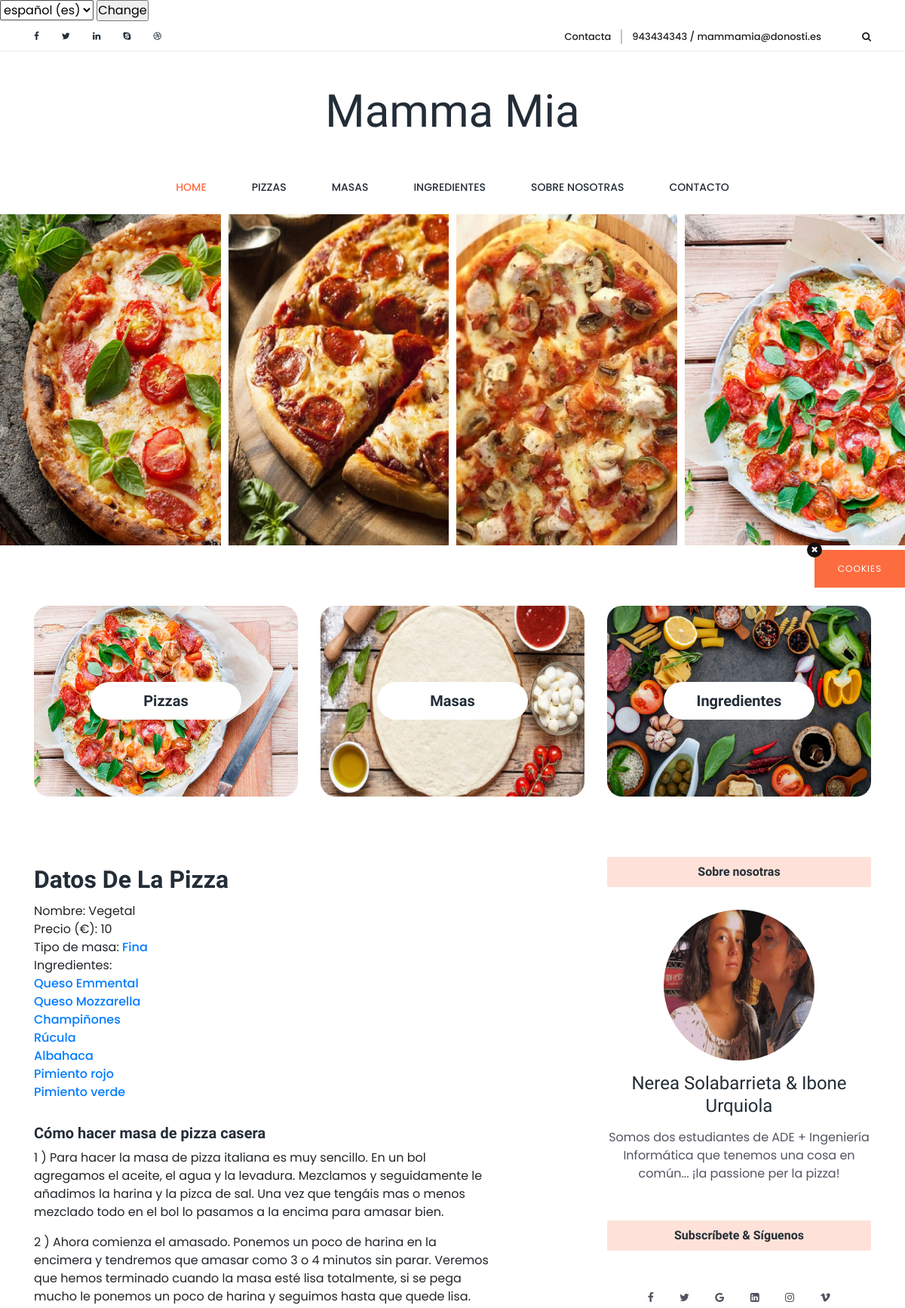
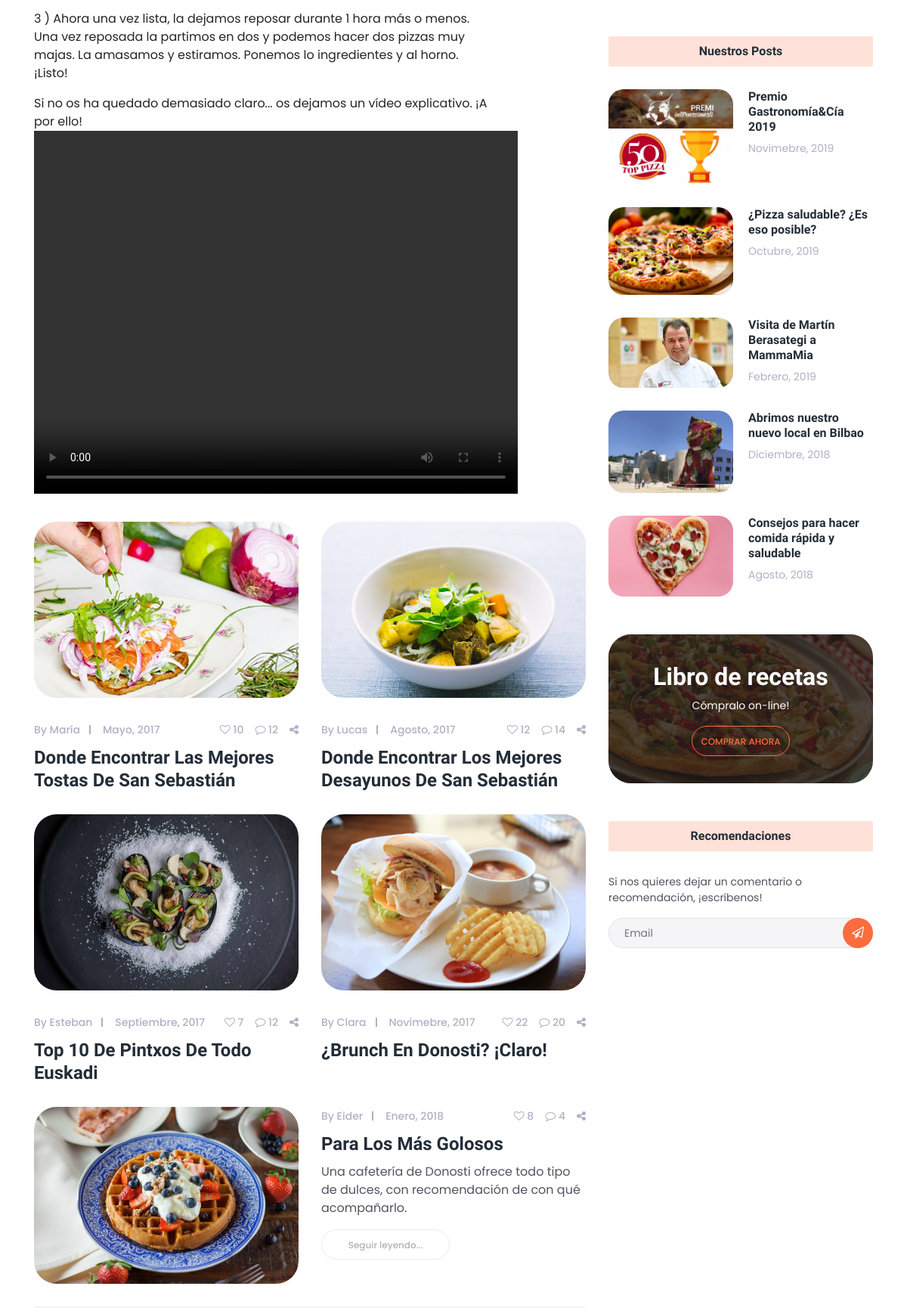
Screenshot of /pizza/3/ (upper part) with the database file from the repository (2 pictures, top to bottom).
### appMammaMiaDef/models.py (models this page shows, shortened)
class Pizza(models.Model):
	nombre = models.CharField(('Nombre'),max_length=50)
	masa = models.ForeignKey(Masa, on_delete = models.CASCADE)
	precio = models.IntegerField(('Precio'),default =0)
	ingredientes = models.ManyToManyField(Ingrediente)

class Masa(models.Model):
	nombre = models.CharField(('Nombre'),max_length=40)
	def __str__(self):
		return self.nombre

class Ingrediente(models.Model):
	nombre = models.CharField(('Nombre'),max_length=40)
	calorias = models.IntegerField(('Calorias'),default =0)

### appMammaMiaDef/views.py (the view)
# urls.py: path('pizza/<int:pizza_id>/', views.detailPizza, name='detailPizza'),
def detailPizza(request, pizza_id):
	pizza = get_object_or_404(Pizza, pk=pizza_id)
	ingredientes = pizza.ingredientes.all()
	context = {'pizza': pizza, 'lista_ingredientes': ingredientes }
	return render(request, 'detailPizza.html', context)

### appMammaMiaDef/templates/detailPizza.html (shortened to what this page needs)
{% extends 'base.html' %}
{% block contenido %}
<h2>Datos de la pizza</h2>
{% if pizza %}
    <ul>
        <li>
            Nombre:  {{ pizza.nombre}}
        </li>
        <li>
            Precio (€): {{ pizza.precio}}
        </li>
        <li>
            Tipo de masa:  <a href="{% url 'detailMasa' pizza.masa_id %}">{{ pizza.masa}}</a>
        </li>
        <li>
            Ingredientes: {% if lista_ingredientes%}
            <ul>
            {% for d in lista_ingredientes %}
                <li>
                    <a href="{% url 'detailIng' d.id %}">{{ d.nombre}}</a>
                </li>
            {% endfor %}
            </ul>
            {% else %}
            <p>No hay ingredientes creados.</p>
            {% endif %}
        </li>
    </ul>
{% else %}
    <p>No existe esta pizza</p>
{% endif %}
{% endblock %}

### appMammaMiaDef/static/style.css (style rules this page uses)
* { margin: 0; padding: 0; }
body { font-family: 'Poppins', sans-serif; position: relative; z-index: auto; }
h1, h2, h3, h4, h5, h6 { font-family: 'Quicksand', sans-serif; font-weight: 700; color: #232d37; line-height: 1.25; }
ul, ol { margin: 0; padding: 0; }
a, a:hover, a:focus, a:active { text-decoration: none; -webkit-transition-duration: 500ms; transition-duration: 500ms; font-weight: 500; outline: none; }
li { list-style: none; }
.single-post h2, .single-post h4 { margin: 10px 0; color: #232d37; -webkit-transition-duration: 500ms; transition-duration: 500ms; text-transform: capitalize; }

### rows the page displays
Pizza: nombre "Vegetal", precio "10", masa "Fina"
Ingrediente: nombre "Queso Emmental"
Ingrediente: nombre "Queso Mozzarella"
Ingrediente: nombre "Champiñones"
Ingrediente: nombre "Rúcula"
Ingrediente: nombre "Albahaca"
Ingrediente: nombre "Pimiento rojo"
Ingrediente: nombre "Pimiento verde"

### other values shown
form field language "español (es)"
